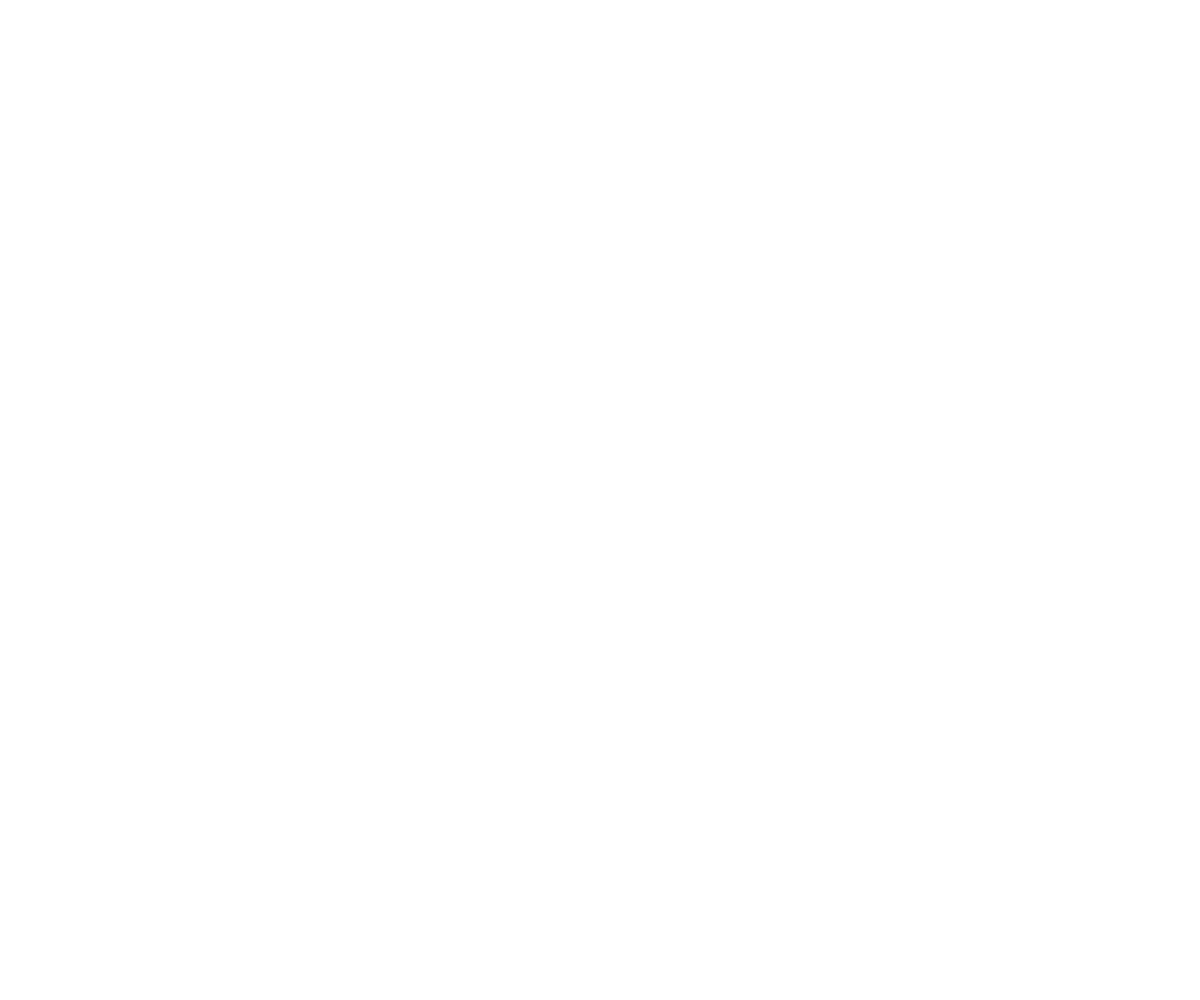
Frame 1 (no input)
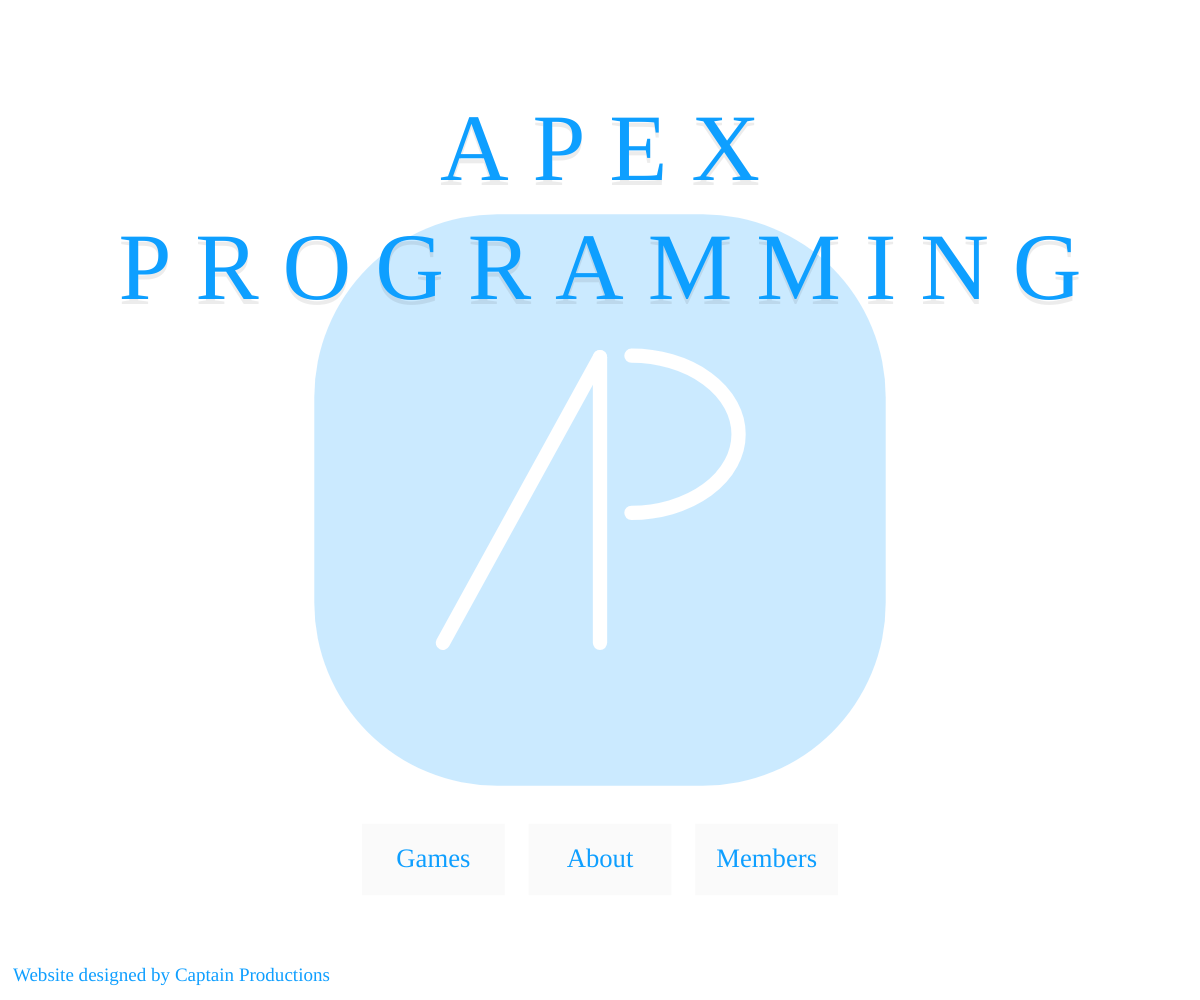
Frame 60 (no input)
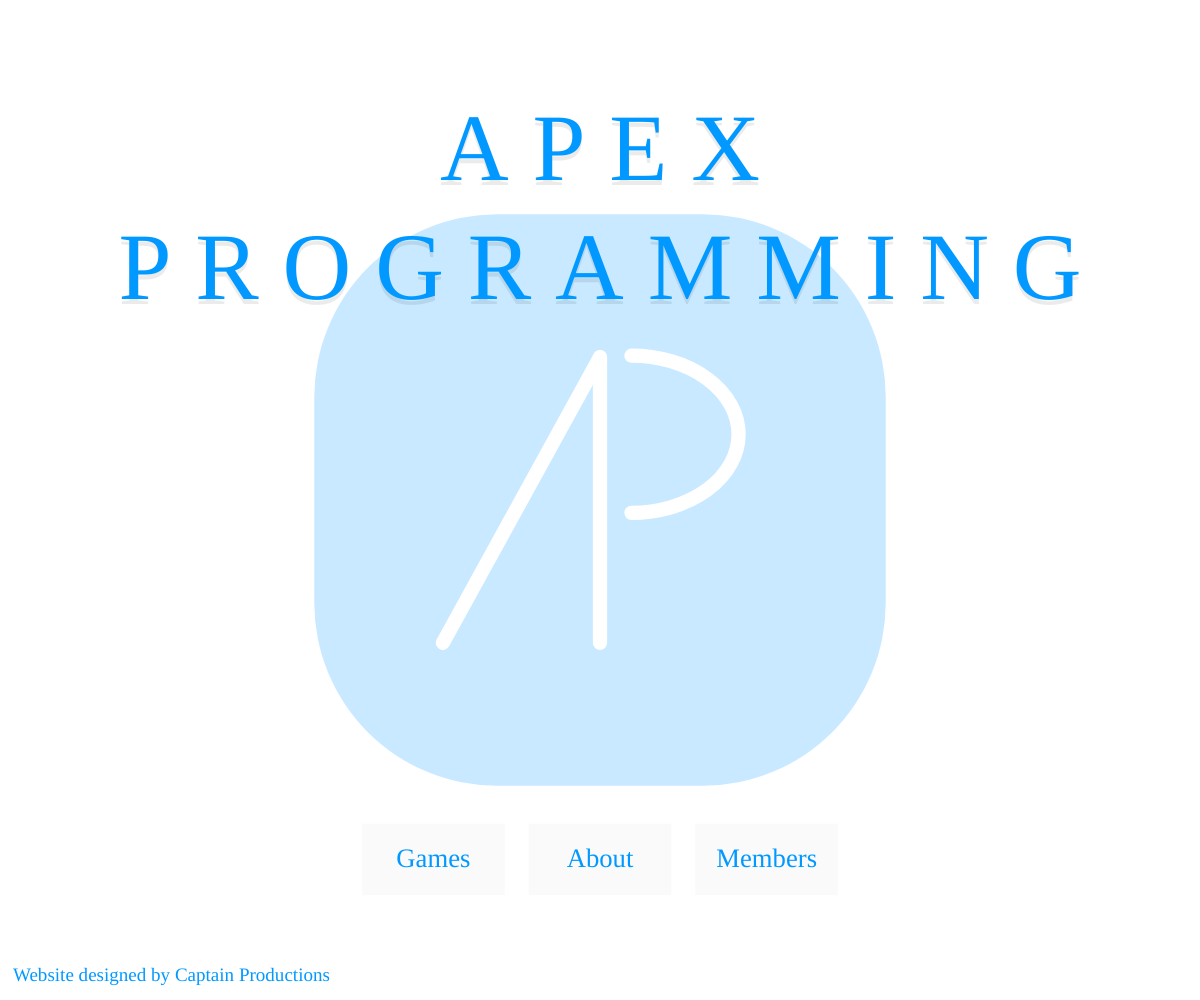
Frame 120 (the mouse pressed at the canvas centre since frame 60)

The p5.js sketch that drew these frames (run headless with seeded random() and noise() and a simulated clock; from frame 60 on, the mouse is pressed at the canvas centre):

// p5.js sketch
// ── sketch.js
var state = "menu";
var w = 255;

function setup() {
  noStroke();
    var density = displayDensity();
  pixelDensity(density);
  mouse = createVector(mouseX, mouseY);
  state = "menu";
  createCanvas(windowWidth, windowHeight);
  angleMode(DEGREES);
  sz = min(width, height)/1050;
    buttons = {
    "menu": [new Button(-75, 340, "About", "about"), new Button(-250, 340, "Games", "games"), new Button(100, 340, "Members", "members")],
    "games": [new Button(-(width/2 / sz) + 100, (height/2 / sz) - 100, "Back", "menu")],
    "about": [new Button(-(width/2 / sz) + 100, (height/2 / sz) - 100, "Back", "menu")],
    "members": [new Button(-(width/2 / sz) + 100, (height/2 / sz) - 100, "Back", "menu")],
  }
}
function ap(x,y,size) {
    push();
    translate(x,y);
    scale(size);
    
    noStroke();
    fill(0, 153, 255);
    rectMode(CENTER);
    rect(0,0,200,200,64);
    stroke(255, 255, 255);
    strokeWeight(5);
    line(-55,50,0,-50);
    line(0,-50,0,50);
    noFill();
    arc(11,-23,75,55,-90,90);
    
    
    pop();
    
};
function draw() {
    noStroke();
  background(255,255,255);

  cursor(ARROW);
  
  push();
  translate(width/2, height/2);
  mouse.set((mouseX - width/2) / sz, (mouseY - height/2) / sz);
  scale(sz);
  textAlign(CENTER,CENTER);
  switch(state) {
  
  case "menu":
      background(255);
      ap(0,0,3);
      fill(255,255,255,200);
      rect(-width,-height,width*200,height*200);
      textFont("Dosis");
      textSize(100);
      
      noStroke();
      fill(0,0,0,20);
      text("A P E X\nP R O G R A M M I N G",0,-295);
      fill(0,153,255);
      text("A P E X\nP R O G R A M M I N G",0,-300);
      textSize(20);
      text("Website designed by Captain Productions",-450,500);

  break;
  case "games":
      background(255);
      ap(0,0,3);
      fill(255,255,255,200);
      rect(-width,-height,width*200,height*200);
      textFont("Dosis");
      textSize(100);
      noStroke();
      fill(0,0,0,20);
      text("O U R    G A M E S",0,-295);
      fill(0,153,255);
      text("O U R    G A M E S",0,-300);
      
      textSize(50);
      text("We haven't made anything yet, but will soon!",0,0);
      
  break;
  case "about":
      background(255);
      ap(0,0,3);
      fill(255,255,255,200);
      rect(-width,-height,width*200,height*200);
      textFont("Dosis");
      textSize(100);
      noStroke();
      fill(0,0,0,20);
      text("A B O U T    U S",0,-295);
      fill(0,153,255);
      text("A B O U T    U S",0,-300);
      
      textSize(40);
      text("Apex Programming is a small but talented group of programmers,\n founded on June 7th 2O16. 2 programmers,\n KingKhanOO7 and πceratops came together to start this programming group.\n Unlike many other programming clubs, we try to keep\n our number small and stay productive.",0,0);   
  break;
  case "members":
      background(255);
      ap(0,0,3);
      fill(255,255,255,200);
      rect(-width,-height,width*200,height*200);
      textFont("Dosis");
      textSize(100);
      noStroke();
      fill(0,0,0,20);
      text("M E M B E R S",0,-295);
      fill(0,153,255);
      text("M E M B E R S",0,-300);
      
      textSize(40);  
     
      text("Apex Programming has an impressive bank of programmers to draw from,\nwith talents ranging from incredible game mechanics to eye-shattering graphics.",0,-180);
    
      text("Founder: KingKhanOO7\nCo-Founder-πceratops\nGraphics Designers - Captain, Chester Banks\nLendary Programmer - Infiltration\nLead Programmer - Thomas Li\nProgrammer - Matthias, Grandzam\nIntern - Code Lord",0,100);
  break;
  }
  for (var i in buttons[state]) {
    buttons[state][i].display();
  }
  rectMode(CORNER);
  fill(255, 255, 255, w);
  rect(-width, -height, width*2, height*2);
  
  pop();

  w = constrain(w, 1, 255);
  w /= 1.05;
}

var Button = function(x,y,txt,dest) {
    this.x = x;
    this.y = y;
    this.txt = txt;
    this.dest = dest;
    this.gray= 250;
    
    this.display = function() {
        rectMode(CORNER);
        noStroke();
        fill(this.gray);
        rect(this.x,this.y,150,75);
        noStroke();
        fill(0, 153, 255);
        textSize(28);
        textFont("Dosis");
        textAlign(CENTER,CENTER);
        text(this.txt,this.x+75,this.y+37.5);
        
        if(mouse.x > this.x && mouse.x < this.x + 150 && mouse.y > this.y && mouse.y < this.y + 75) {
            cursor(HAND);
            this.gray -=1;
        } else {
            this.gray +=1;    
        }
        this.gray = constrain(this.gray,245,250);
    }
  this.onClick = function() {
    if (mouse.x > this.x && mouse.x < this.x + 150 && mouse.y > this.y && mouse.y < this.y + 75) {
      w = 255;
      state = this.dest;
    }
    
  }
};
function mouseClicked() {
  for (var i in buttons[state]) {
    buttons[state][i].onClick();
  }
}
function windowResized() {
  resizeCanvas(windowWidth, windowHeight);
  sz = min(width, height)/1050;
    buttons = {
    "menu": [new Button(-75, 340, "About", "about"), new Button(-250, 340, "Games", "games"), new Button(100, 340, "Members", "members")],
    "games": [new Button(-(width/2 / sz) + 100, (height/2 / sz) - 100, "Back", "menu")],
    "about": [new Button(-(width/2 / sz) + 100, (height/2 / sz) - 100, "Back", "menu")],
    "members": [new Button(-(width/2 / sz) + 100, (height/2 / sz) - 100, "Back", "menu")],
  }
}
